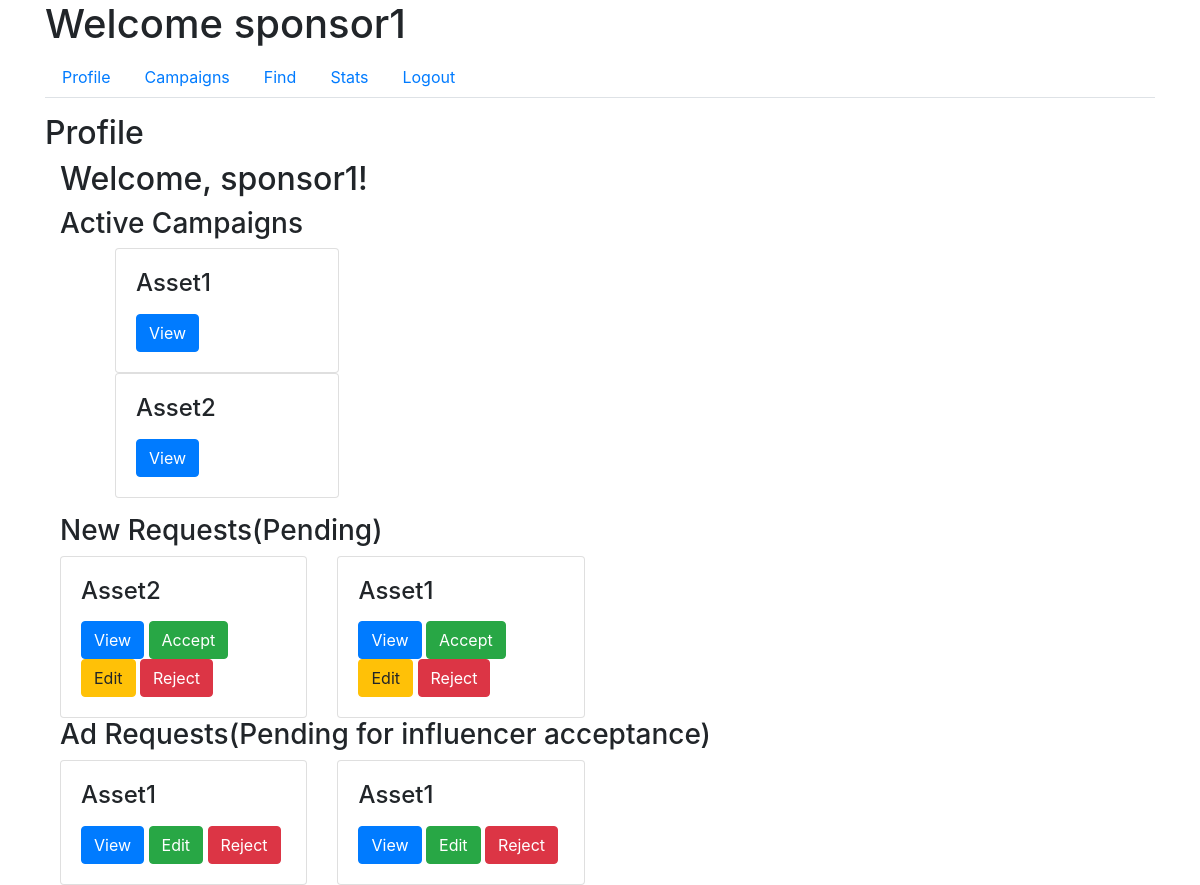
Before: /sponsor/profile (signed in) with the older database file.
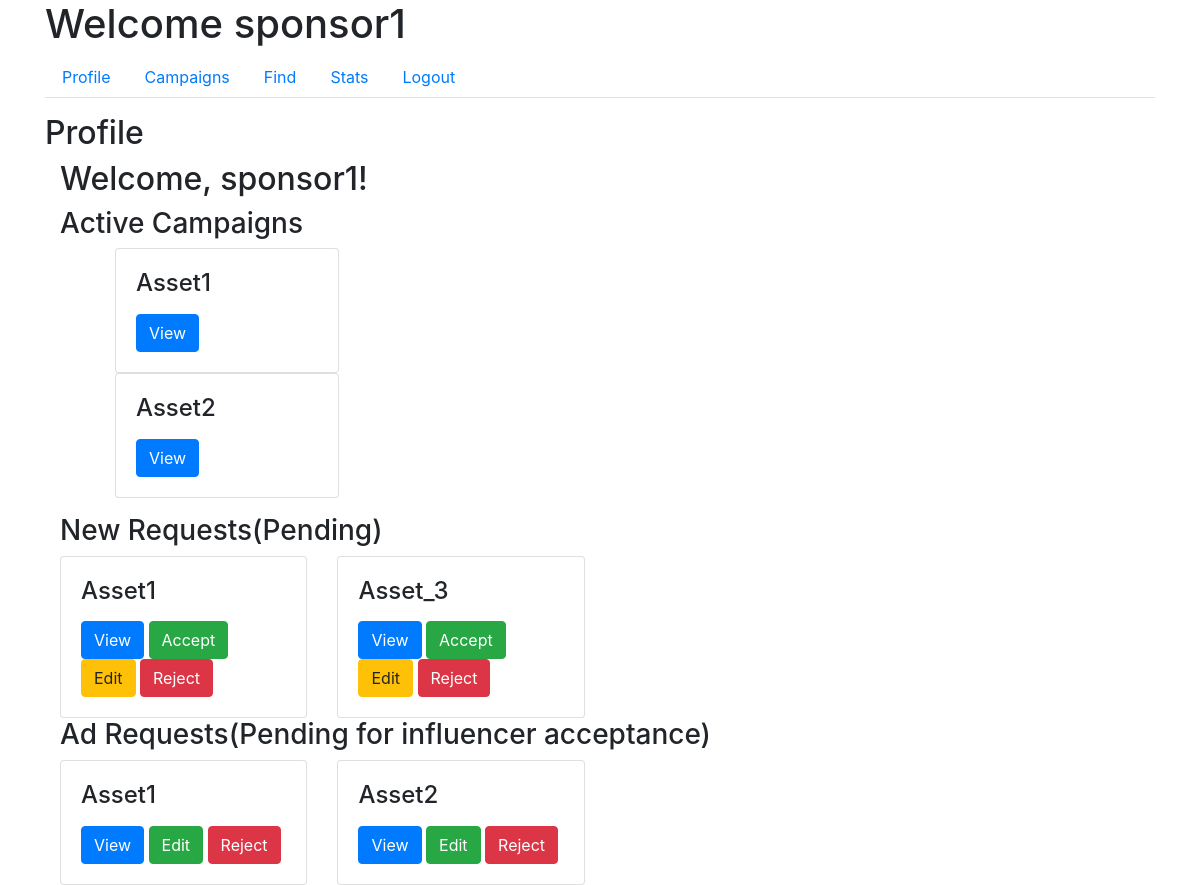
After: the same page with the newer database file.
### app/models.py (models this page shows)
class Campaign(db.Model):
    id = db.Column(db.Integer, primary_key=True)
    name = db.Column(db.String(100), nullable=False)
    description = db.Column(db.Text, nullable=False)
    budget = db.Column(db.Float, nullable=False)
    visibility = db.Column(db.String(10), nullable=False)  # 'public', 'private'
    user_id = db.Column(db.Integer, db.ForeignKey('user.id'), nullable=False)
    ad_requests = db.relationship('AdRequest', backref='campaign', lazy=True)

class AdRequest(db.Model):
    id = db.Column(db.Integer, primary_key=True)
    campaign_id = db.Column(db.Integer, db.ForeignKey('campaign.id'), nullable=False)
    influencer_id = db.Column(db.Integer, db.ForeignKey('user.id'), nullable=False)
    requirements = db.Column(db.Text, nullable=False)
    payment_amount = db.Column(db.Float, nullable=False)
    status_influencer = db.Column(db.String(10), nullable=False)
    status_sponsor = db.Column(db.String(10), nullable=False)

### app/routes.py (the view)
@main.route('/sponsor/profile')
@login_required
def sponsor_profile():
    if current_user.role != 'sponsor':
        return redirect(url_for('main.home'))
    sponsor = current_user
    active_campaigns = Campaign.query.join(AdRequest, Campaign.id == AdRequest.campaign_id)\
    .filter(Campaign.user_id == sponsor.id, AdRequest.status_sponsor == "Accepted").all()
    new_requests = AdRequest.query.join(Campaign, AdRequest.campaign_id == Campaign.id)\
                              .filter(Campaign.user_id == sponsor.id, AdRequest.status_sponsor == 'Pending').all()
    influencer_pending_request = AdRequest.query.join(Campaign, AdRequest.campaign_id == Campaign.id)\
                              .filter(Campaign.user_id == sponsor.id, AdRequest.status_influencer == 'Pending').all()
    return render_template('sponsor_profile.html',
                           sponsor=sponsor,
                           active_campaigns=active_campaigns,
                           new_requests=new_requests,
                           influencer_pending_request=influencer_pending_request)

### app/models.py (called while the page is built)
@login_manager.user_loader
def load_user(user_id):
    return User.query.get(int(user_id))

### app/templates/sponsor_profile.html (shortened to what this page needs)
{% extends "sponsor_dashboard.html" %}
{% block tab_content %}
<h2>Profile</h2>
<div class="col-md-9">
    <div class="profile-main">
        <h2>Welcome, {{ current_user.username }}!</h2>
        <h3>Active Campaigns</h3>
        <ul>
            {% for campaign in active_campaigns %}
            <div class="col-md-4">
                <div class="request-box card">
                    <div class="card-body">
                        <h4 class="card-title">{{ campaign.name }}</h4>
                        <button class="btn btn-primary" data-toggle="modal" data-target="#campaignModal" data-id="{{ campaign.id }}">View</button>
                    </div>
                </div>
            </div>
            {% endfor %}
        </ul>
        <h3>New Requests(Pending)</h3>
        <div class="row">
            {% for request in new_requests %}
            <div class="col-md-4">
                <div class="request-box card">
                    <div class="card-body">
                        <h4 class="card-title">{{ request.campaign.name }}</h4>
                        <button class="btn btn-primary" data-toggle="modal" data-target="#campaignModal" data-id="{{ request.campaign.id }}">View</button>
                        <a href="{{ url_for('main.accept_request_sponsor', id=request.id) }}" class="btn btn-success">Accept</a>
                        <a href="{{ url_for('main.edit_ad_request_spon', id=request.id) }}" class="btn btn-warning">Edit</a>
                        <a href="{{ url_for('main.reject_request_sponsor', id=request.id) }}" class="btn btn-danger">Reject</a>
                    </div>
                </div>
            </div>
            {% endfor %}
        </div>
        <h3>Ad Requests(Pending for influencer acceptance)</h3>
        <div class="row">
            {% for request in influencer_pending_request %}
            <div class="col-md-4">
                <div class="request-box card">
                    <div class="card-body">
                        <h4 class="card-title">{{ request.campaign.name }}</h4>
                        <button class="btn btn-primary" data-toggle="modal" data-target="#campaignModal" data-id="{{ request.campaign.id }}">View</button>
                        <a href="{{ url_for('main.edit_ad_request_spon', id=request.id) }}" class="btn btn-success">Edit</a>
                        <a href="{{ url_for('main.reject_request_sponsor', id=request.id) }}" class="btn btn-danger">Reject</a>
                    </div>
                </div>
            </div>
            {% endfor %}
        </div>
    </div>
</div>
{% endblock %}

Changed rows visible on the page:
no longer on this page (row edited): AdRequest: campaign.name "Asset1", shown under "Ad Requests(Pending for influencer acceptance)"
added AdRequest: campaign.name "Asset_3", shown under "New Requests(Pending)"
changed AdRequest "Asset2": moves from the list under "New Requests(Pending)" to the list under "Ad Requests(Pending for influencer acceptance)"
